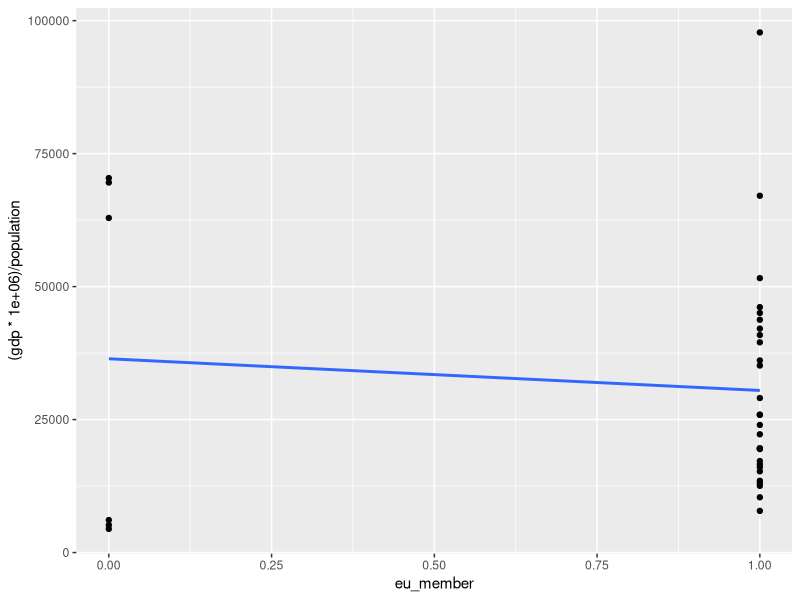

This chart was generated by the following R code:
## ---- chunk 1
knitr::opts_chunk$set(echo = TRUE, eval = F)
## ---- chunk 2
library(tidyverse)
countries = read.csv("data/countries.csv")
## ---- chunk 3

browseURL("https://sociology-fa-cu.github.io/appliedregressioninr/course_data.html") 
# browseURL function enables to save and quickly open webpages from your script

## ---- chunk 4

countries <-
  countries %>% mutate(percapita_gdp = (gdp*1000000) / population)

mod1  = lm(percapita_gdp ~ eu_member, data = countries)
summary(mod1)

"The average per-capita GDP in countries which are not EU members is 36 432 EUR. The average per-capita income in countries which are EU members is 5956 EUR less, that is 30476. However, the precision of the estimate of the difference is poor. Standard error is huge and p value is very far from the standard significance treshold of 0.05. Hence the result is purely descriptive for the sample. Also remember that regression estimates for one binary predictor are just a form of expressing the group means. Compare with the code below."

countries %>% group_by(eu_member) %>% summarise(mean = mean((gdp*1000000) / population, na.rm=TRUE))
## ---- chunk 5

countries %>% 
  mutate(eu_member = as.numeric(eu_member=="yes")) %>%
  ggplot(aes(x=eu_member, y = (gdp*1000000) / population)) + geom_point() + geom_smooth(method = "lm", se = FALSE)

"There are many ways to plot data and get insights. Our solution shows that the countries which are not in EU are of two distinct kinds. They either have very low per-capita GDP, or very high per-capita GDP. On avarage, they have a little higher per-capita GDP than EU members, but there are actually no 'average' non-EU countries."

## ---- chunk 6

countries %>% filter(code == "CZ") # Czechia is the 3rd row (variable X is the row number)

mod1$residuals[3] # this is the answer, Czechia's per-capita GDP is almost 11 000 EUR smaller than the mean of EU countries 
mod1$fitted.values[3] # this is the predicted values, i.e. the mean of EU countries
mod1$model[3,] # this is the actual value of Czechia's per-capita GDP


## ---- chunk 7

mod2 <- lm(percapita_gdp ~ uni_prc, data = countries)
summary(mod2)

"This model is not very nice to intepret at its face value. It says that percapita GDP of a country with no university educated people is -26404 EUR. A non-sensical value which result from the fact that there are no countries without university educated people (yet we extrapolate to such hypothetical countires). It further says that the difference between the hypothetical countries with no uni educated and countries with all people having university degree is 197313 EUR. But we can easily calculate that the difference in percapita GDP between two countries which differ by 1 percentage point in their proportion of uni educated people is 1973 EUR (197313 / 100). The difference is statistically significant from 0."


mod3 <- lm(percapita_gdp ~ uni_prc + dem_index, data = countries)
summary(mod3)

"The difference in per-capita GDP between countries which differ by one point in their democratic index AND have the same proportion of university educated is 16310 EUR on average. This is a huge difference substantially and it is also statistically significant. Notice that the coefficient for 'uni_prc' went down dramatically to only 34543 EUR. In other words, for two countries with the same democratic index and differing by 1 percentage point in their proportion of university educated, the difference in per capita GDP only 345 EUR, a number which is likely random noise given the broad standard errors."

  
